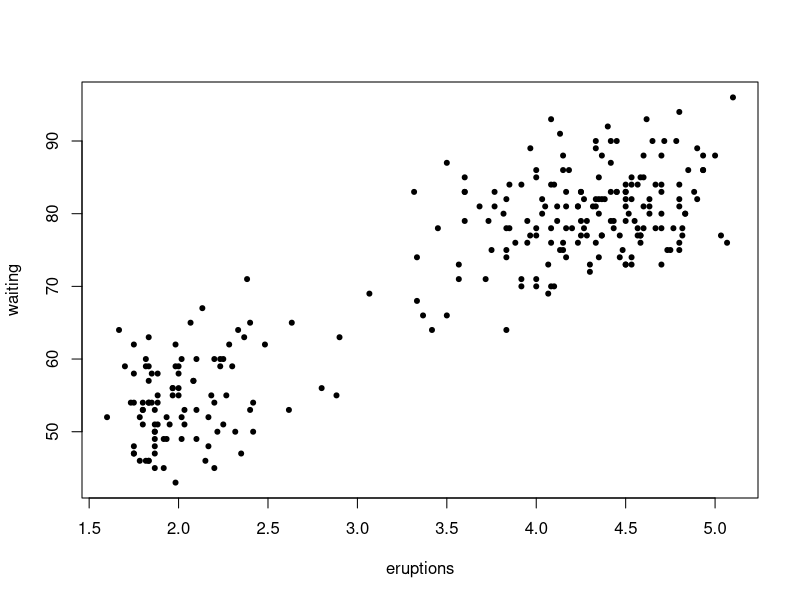
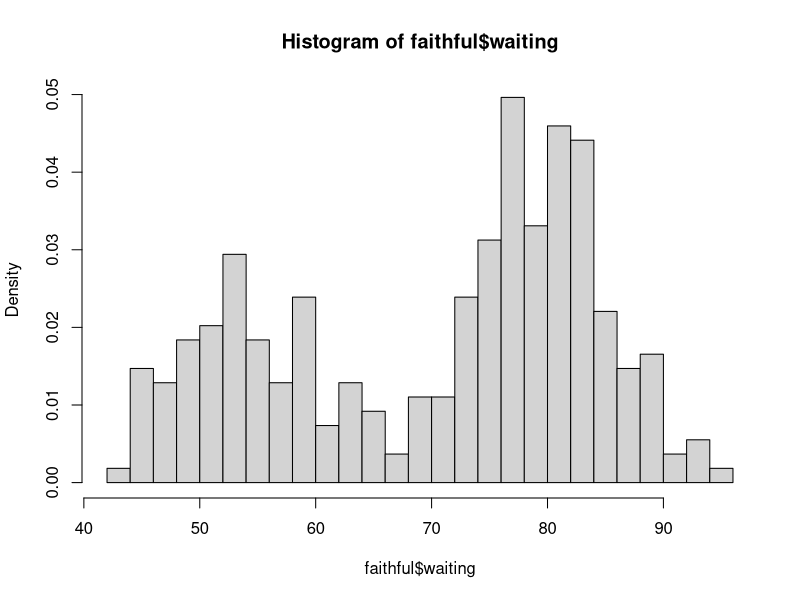
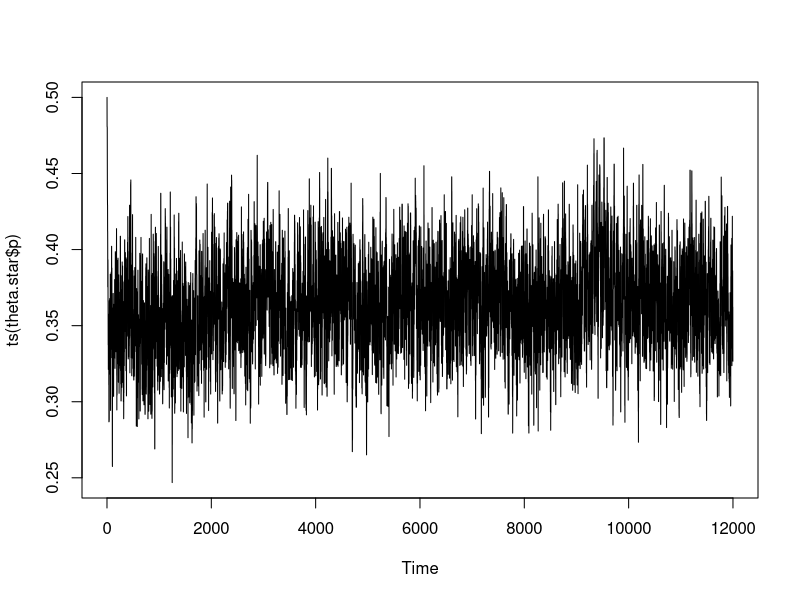
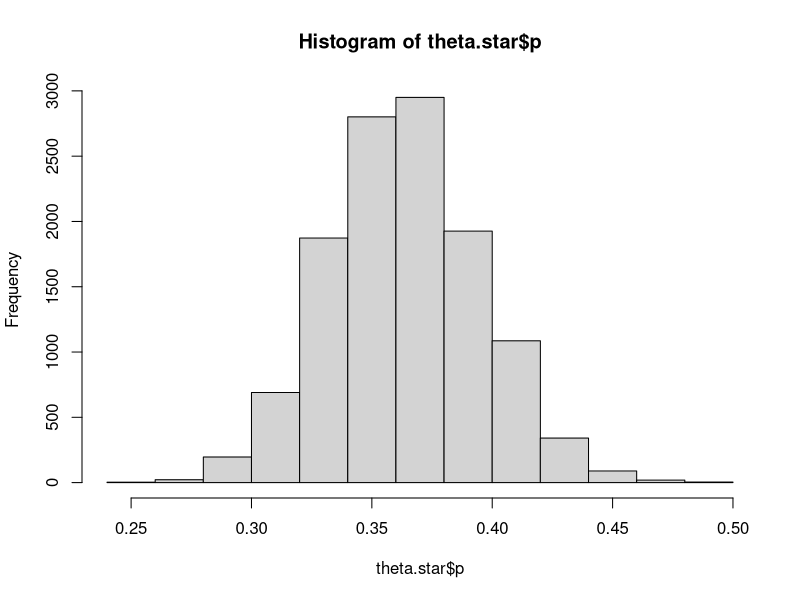
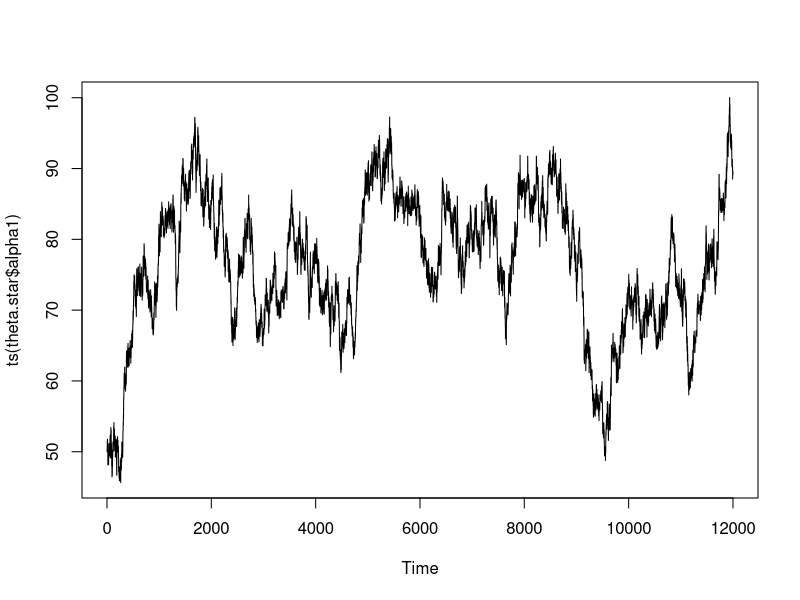
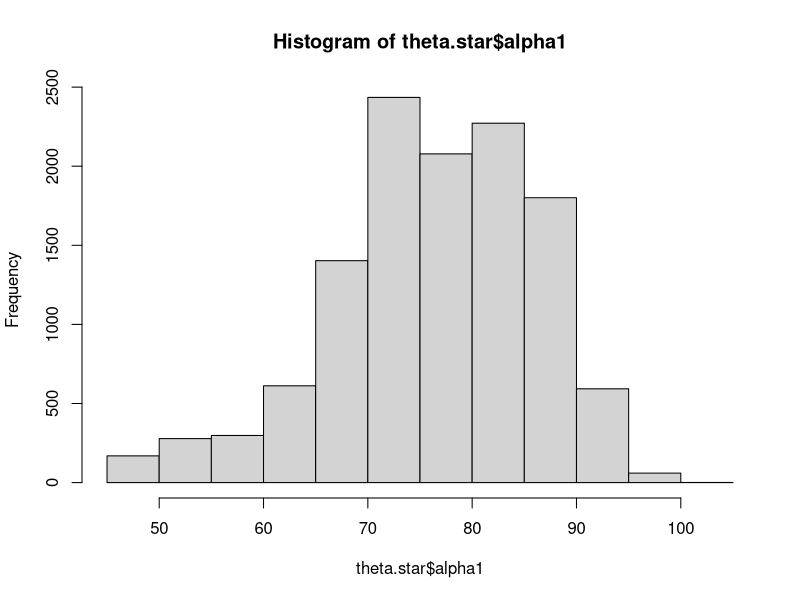
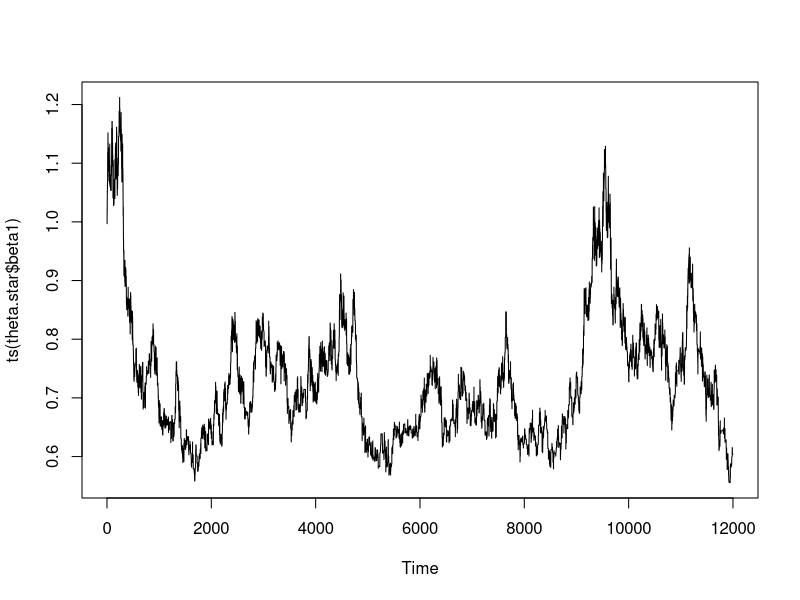
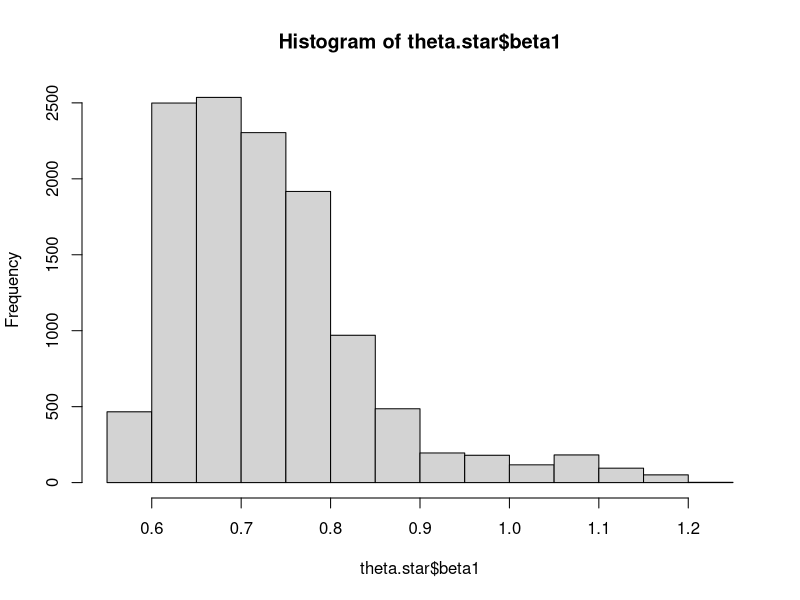

Write the R code that produced these figures, in order.
################## Problem 1############
cat ("Problem 1")

library(datasets)

plot(faithful,pch=20)

hist(faithful$waiting, nclass=20,probability = T)

summary(faithful$waiting)

length(faithful$waiting[(faithful$waiting<88) & (faithful$waiting > 72)])/length(faithful$waiting)
#so there is about 50.7% of data which is between 72 and 88

### Model waiting as a mixture of two gamma distributions

## X : waiting time
## X ~ f(x) = p* Gamma(alpha1,beta1) + (1-p)*Gamma(alpha2,beta2)

## theta =(p,alpha1,beta1,alpha2,beta2)


dmixGamma = function(x,p,alpha1,beta1,alpha2,beta2){
  pdf = p*dgamma(x,shape = alpha1, scale = beta1)+(1-p)*dgamma(x,shape = alpha2, scale = beta2)
  return(pdf)
}

dHalfCauchy = function(theta,log=FALSE){
  if(log==FALSE){
    return(2/(pi*(1+theta^2)))
  }else{
    return(log(2)-log(pi)-log(1+theta^2))
  }
}

x=faithful$waiting

logLikeMixGamma = function(x,theta){
  p = theta[1]
  alpha1 = theta[2]
  beta1 = theta[3]
  alpha2 = theta[4]
  beta2 = theta[5]
  
  ll = sum(log(dmixGamma(x=x,p=p,
                         alpha1 = alpha1,beta1 = beta1,
                         alpha2 = alpha2,beta2 = beta2)))
  return(ll)
  
}

theta.init = c(0.5,50,1,70,1)

logLikeMixGamma(x=faithful$waiting,theta = theta.init)


### define prior

### p ~ unif(0,1)
### alpha1,alpha2 ~ Half Cauchy(0,1)
### beta1, beta2 ~ Half Cauchy(0,1)




logPrior = function(theta)
{
  p = theta[1]
  alpha1 = theta[2]
  beta1 = theta[3]
  alpha2 = theta[4]
  beta2 = theta[5]
  
  lp = dunif(p,log = TRUE)+ dHalfCauchy(alpha1,log = TRUE)+dHalfCauchy(alpha2, log = TRUE)+dHalfCauchy(beta1, log = T) + dHalfCauchy(beta2,log = TRUE)
  return(lp)
}


logPrior(theta = theta.init)

logPosterior = function(x,theta){
  lp = logLikeMixGamma(x=x,theta=theta)+logPrior(theta=theta)
  return(lp)
}

logPosterior(x=faithful$waiting,theta = theta.init)


################## MCMC
set.seed(100)

sim.size = 10000
burn.in =2000

theta.star = matrix(NA,nrow = (burn.in+sim.size), ncol = 5)
colnames(theta.star) =  c('p','alpha1','beta1','alpha2','beta2')


theta.star[1,] = theta.init

#for convergence of parameters, I played around with the propsal intervals
# Burnin of 2000 is required for these values

for( i in 2:(burn.in+sim.size)){
  if( i %% 100 ==0) cat('i = ',i,'\n')
  
  ### Metropolis-Hasting for p
  min_p = theta.star[i-1,'p']-0.05
  max_p = theta.star[i-1,'p']+0.05
  
  p.proposal = runif(1,min = min_p,max = max_p)
  
  proposal = theta.star[i-1,]
  proposal['p'] = p.proposal
  r =exp(logPosterior(x=x,theta=proposal) - logPosterior(x=x,theta=theta.star[i-1,]))
  prob = min(r,1)
  if (runif(1) < prob){
    theta.star[i,'p'] = p.proposal
  }else{
    theta.star[i,'p'] = theta.star[i-1,'p']
  }
  
  ### Metropolis-Hasting for alpha1
  min_alpha1 = theta.star[i-1,'alpha1']-2
  max_alpha1 = theta.star[i-1,'alpha1']+2
  
  alpha1.proposal = runif(1,min = min_alpha1,max = max_alpha1)
  
  proposal = theta_hat = c(theta.star[i,'p'],theta.star[i-1,c('alpha1','beta1','alpha2','beta2')])
  proposal['alpha1'] = alpha1.proposal
  r =exp(logPosterior(theta=proposal,x=x) - logPosterior(theta=theta_hat,x=x))
  prob = min(r,1)
  if (runif(1) < prob){
    theta.star[i,'alpha1'] = alpha1.proposal
  }else{
    theta.star[i,'alpha1'] = theta_hat['alpha1']
  }
  
  ### Metropolis-Hasting for beta1
  min_beta1 = theta.star[i-1,'beta1']-0.05
  max_beta1 = theta.star[i-1,'beta1']+0.05
  
  beta1.proposal = runif(1,min = min_beta1,max = max_beta1)
  
  proposal = theta_hat = c(theta.star[i,c('p','alpha1')],theta.star[i-1,c('beta1','alpha2','beta2')])
  proposal['beta1'] = beta1.proposal
  r =exp(logPosterior(theta=proposal,x=x) - logPosterior(theta=theta_hat,x=x))
  prob = min(r,1)
  if (runif(1) < prob){
    theta.star[i,'beta1'] = beta1.proposal
  }else{
    theta.star[i,'beta1'] = theta_hat['beta1']
  }
  
  
  ### Metropolis-Hasting for alpha2
  min_alpha2 = theta.star[i-1,'alpha2']-2
  max_alpha2 = theta.star[i-1,'alpha2']+2
  
  alpha2.proposal = runif(1,min = min_alpha2,max = max_alpha2)
  
  proposal = theta_hat = c(theta.star[i,c('p','alpha1','beta1')],theta.star[i-1,c('alpha2','beta2')])
  proposal['alpha2'] = alpha2.proposal
  r =exp(logPosterior(theta=proposal,x=x) - logPosterior(theta=theta_hat,x=x))
  prob = min(r,1)
  if (runif(1) < prob){
    theta.star[i,'alpha2'] = alpha2.proposal
  }else{
    theta.star[i,'alpha2'] = theta_hat['alpha2']
  }
  
  ### Metropolis-Hasting for beta2
  min_beta2 = theta.star[i-1,'beta2']-0.05
  max_beta2 = theta.star[i-1,'beta2']+0.05
  
  beta2.proposal = runif(1,min = min_beta2,max = max_beta2)
  
  proposal = theta_hat = c(theta.star[i,c('p','alpha1','beta1','alpha2')],theta.star[i-1,c('beta2')])
  proposal['beta2'] = beta2.proposal
  
  r =exp(logPosterior(theta=proposal,x=x) - logPosterior(theta=theta_hat,x=x))
  prob = min(r,1)
  if (runif(1) < prob){
    theta.star[i,'beta2'] = beta2.proposal
  }
  else{
    theta.star[i,'beta2'] = theta_hat['beta2']
  }
  
  
}


theta.star = data.frame(theta.star)

theta_hat = apply(theta.star[(burn.in+1):(burn.in+sim.size),],2,mean)

plot(ts(theta.star$p))
hist(theta.star$p)

plot(ts(theta.star$alpha1))
hist(theta.star$alpha1)

plot(ts(theta.star$beta1))
hist(theta.star$beta1)

plot(ts(theta.star$alpha2))
hist(theta.star$alpha2)

plot(ts(theta.star$beta2))
hist(theta.star$beta2)

######### Bayesian Density Estimate ##########

waiting = sort(faithful$waiting)
hist(waiting, nclass=20,probability = T,ylim=c(0,0.08))
lines(density(waiting),col='blue',lwd=2)

y_hats = matrix(0, nrow = 100, ncol = length(waiting))
for(j in 1:100){
  
  j1 = j+burn.in
  pdf = dmixGamma(x=waiting,p=theta.star$p[j1]
                  ,alpha1=theta.star$alpha1[j1]
                  ,beta1=theta.star$beta1[j1]
                  ,alpha2=theta.star$alpha2[j1]
                  ,beta2=theta.star$beta2[j1])
  lines(waiting,pdf,lwd=2,col='red')
  y_hats[j,] = pdf 
}

density_estimate = apply(y_hats, 2, mean)
lines(waiting, density_estimate, col = 'black', lwd = 2)

########  P(72<waiting<88 | data) #############

sum_prob = 0
for (j in 1:sim.size)
{
  j1 = burn.in + j
  p = theta.star$p[j1]
  alpha1 = theta.star$alpha1[j1]
  beta1 = theta.star$beta1[j1]
  alpha2 = theta.star$alpha2[j1]
  beta2 = theta.star$beta2[j1]
  
  
  prob = integrate(dmixGamma, lower = 72, upper = 88, p = p, alpha1 = alpha1, beta1 = beta1,
                   alpha2 = alpha2, beta2 = beta2)
  
  sum_prob = sum_prob + prob$value
}

sum_prob = sum_prob/sim.size
sum_prob
#So our probability value of y between 72 and 88 given data is very close to the value of the data.
